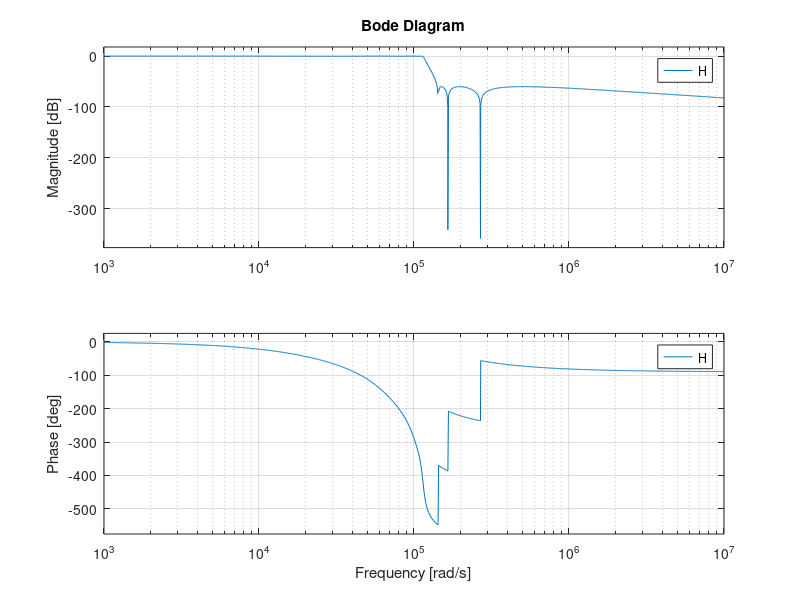
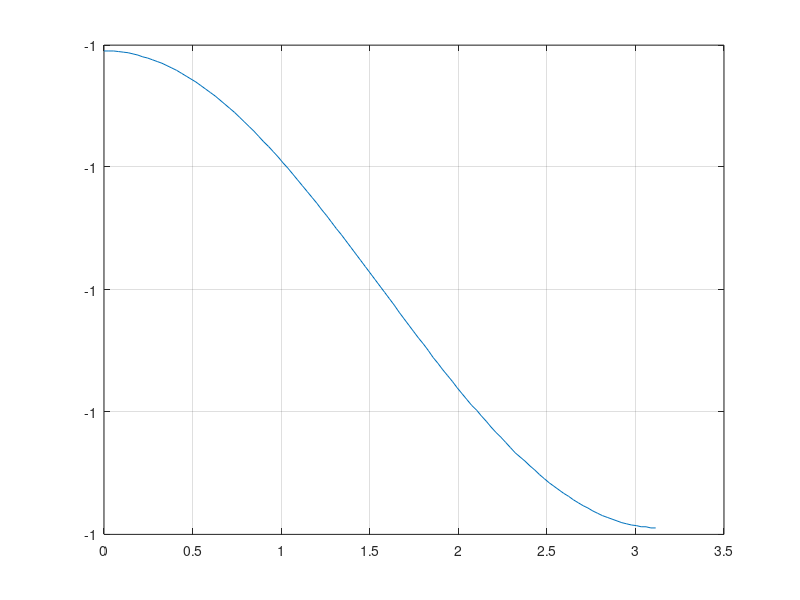
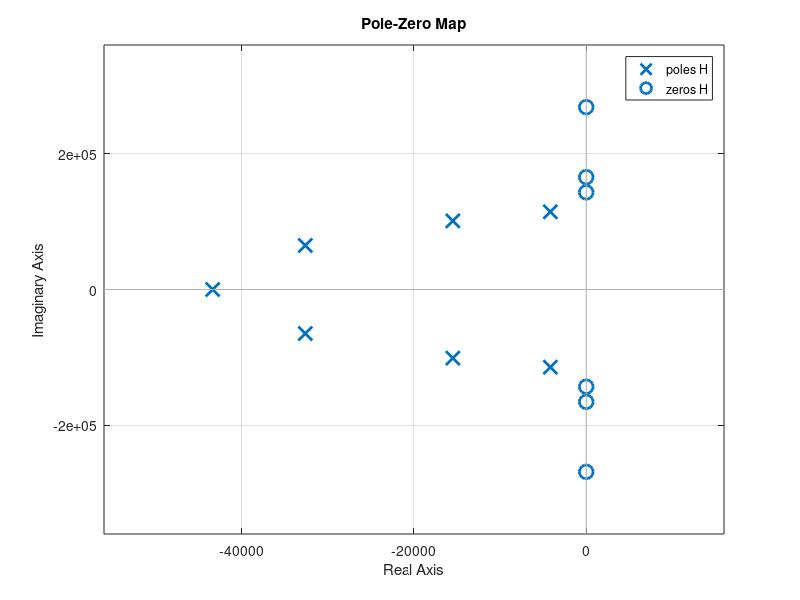
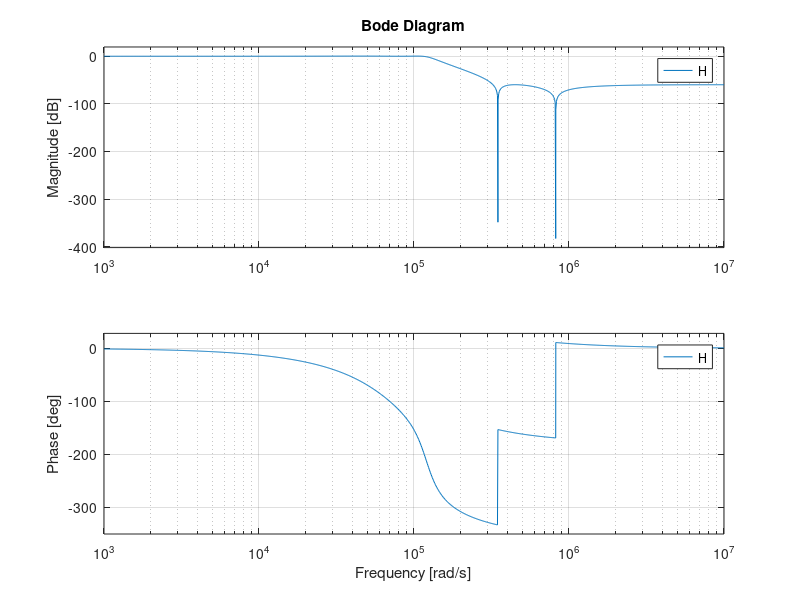

Write MATLAB code to recreate these figures, in order.
close all;
clear all;

Wp = 2*pi*18e3;
Amax = 0.3;
Ws = 2*pi*24e3;
Amin = 60;

N = ellipord(Wp, Ws, Amax, Amin, 's');
disp(['minimum order: ', num2str(N)]);


[B,A] = ellip(N, Amax, Amin, Wp, 's');
H = tf(B,A);

figure;
bode(H);

figure;
grpdelay(B,A, 's');

figure;
pzmap(H);


%% c)

N = 4;
[B,A] = ellip(N, Amax, Amin, Wp, 's');
H = tf(B,A);

figure;
bode(H);